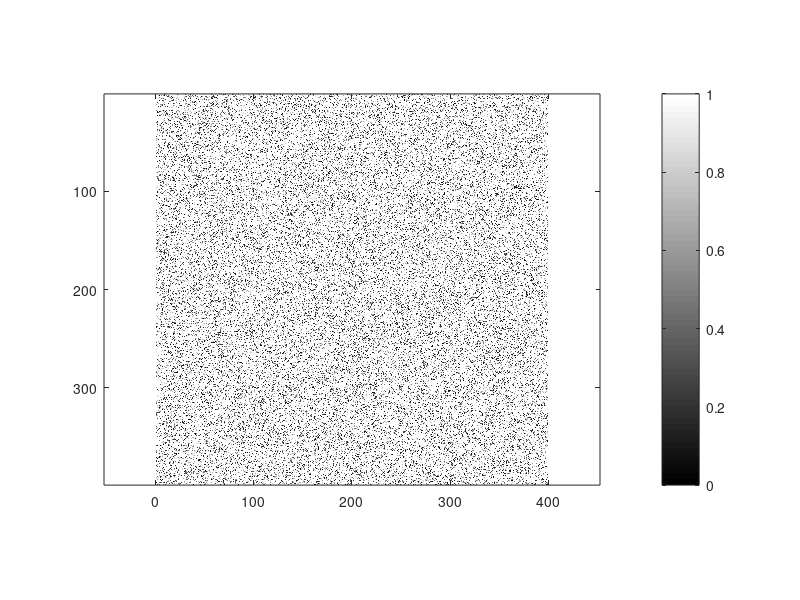
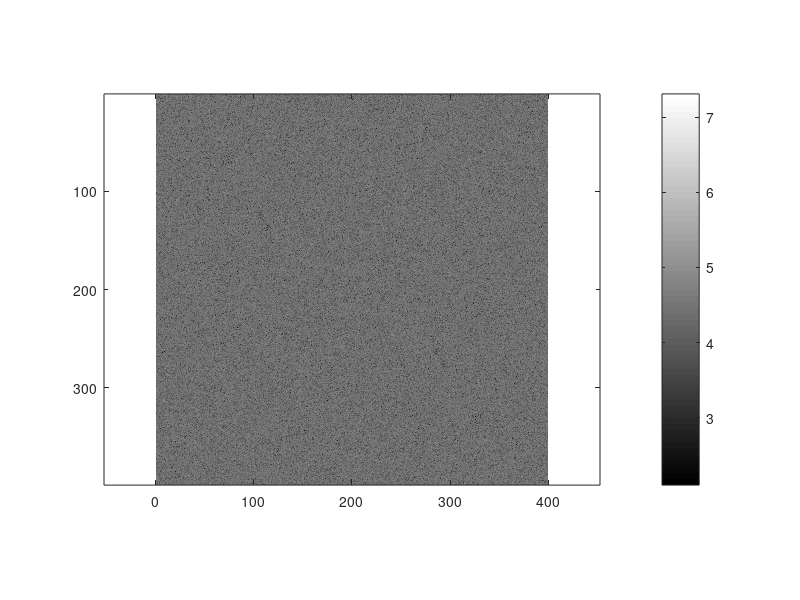
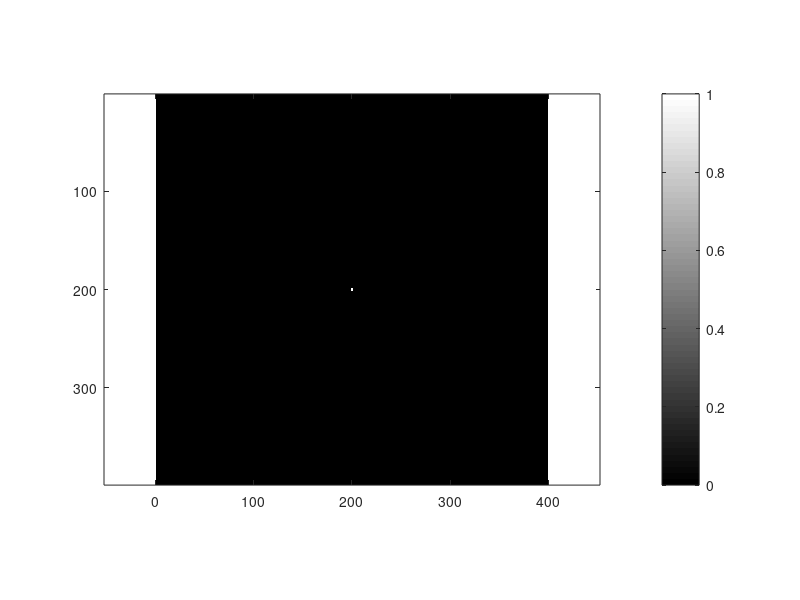
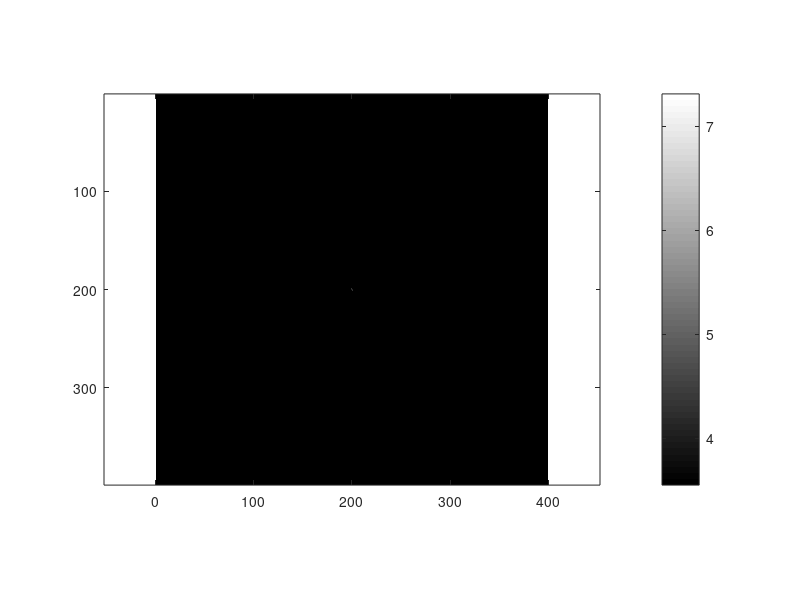

MATLAB code to generate these figures, in order: (Note: this script raises an error after producing the figures.)
clear
x = zeros(399,399);
x(:,:)= randi(255,399);
figure(1); clf
image(x); axis equal; colormap gray; colorbar
print -dpng trash.png

X = fft2(x);
Xs = fftshift(X);
figure(2); clf
imagesc(log10(abs(Xs))); axis equal; colormap gray; colorbar
print -dpng trash.png

[rows, cols] = size(x);
max_size = max(rows, cols);
rnorm = rows/max_size; cnorm = cols/max_size;
[v, u] = meshgrid(linspace(-cnorm, cnorm, cols),...
    linspace(-rnorm, rnorm, rows)) ;
filter = (abs(u)<0.006) & (abs(v)<0.006);
figure(3); clf
imagesc(filter); axis equal; colormap gray; colorbar
print -dpng trash.png

Xsfiltered = Xs.*filter;
figure(4); clf
imagesc(log10(abs(Xsfiltered))); axis equal; colormap gray; colorbar
print -dpng trash.png

Xfiltered = ifftshift(Xsfiltered);
xfiltered = ifft2(Xfiltered);
figure(5); clf
filter = (abs(u)<0.006) & (abs(v)<0.006);
figure(3); clf
imagesc(filter); axis equal; colormap gray; colorbar
print -dpng trash.png

Xsfiltered = Xs.*filter;
figure(4); clf
imagesc(log10(abs(Xsfiltered))); axis equal; colormap gray; colorbar
print -dpng trash.png

Xfiltered = ifftshift(Xsfiltered);
xfiltered = ifft2(Xfiltered);
figure(5); clf
imagesc(xfiltered, [0, 255]); axis equal; colormap gray; colorbar

title("Rectangular LPF with |u|<0.006 and |v|<0.006 [aka40]")

print -dpng IP2_EX8_Plot1.png

figure(6); clf
imagesc(xfiltered); axis equal; colormap gray; colorbar

title("Rectangular LPF with |u|<0.006 and |v|<0.006 no Scaling [aka40]")

print -dpng IP2_EX8_Plot6.png


figure(7); clf
surfc(xfiltered); colormap gray; shading interp; colorbar
title("Rectangular LPF with |u|<0.006 and |v|<0.006 no Scaling [aka40]")

print -dpng IP2_EX8_Plot7.png



